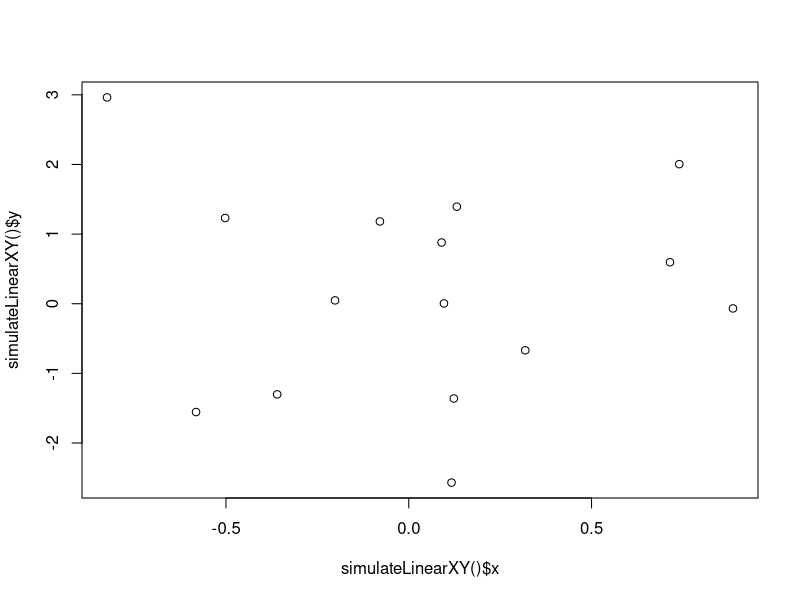
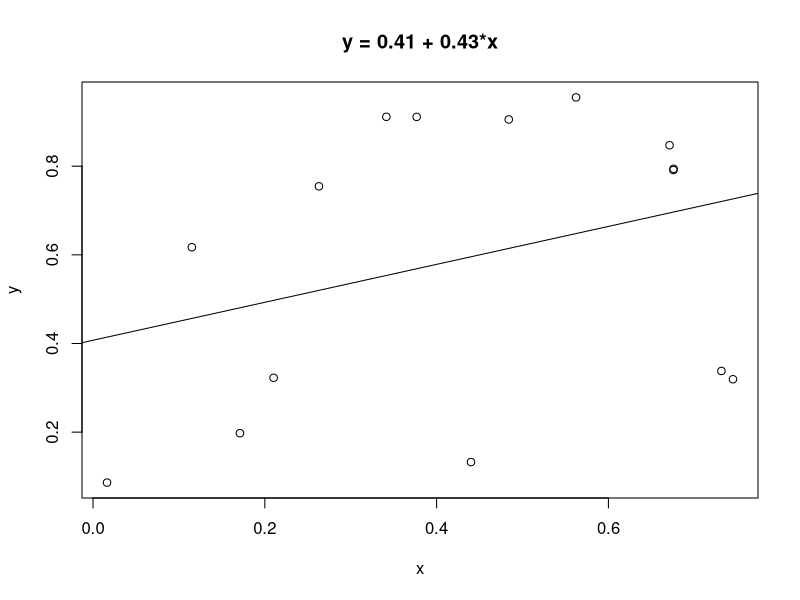
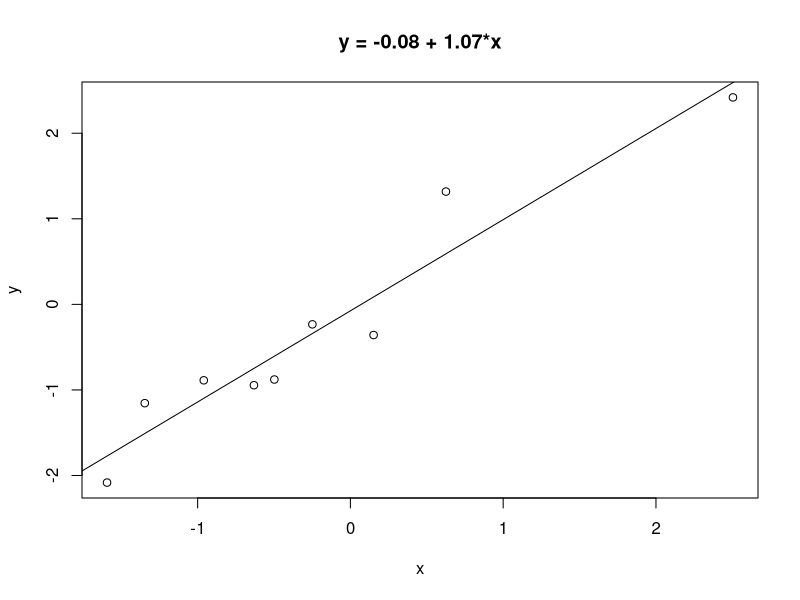

The R script that drew these images, in order:
## ---- chunk 1
knitr::opts_chunk$set(echo = TRUE)
# load packages
library(ggplot2);theme_set(theme_classic())
library(plyr)
library(multcompView)
# set working directory
setwd("C:/Users/Adria/Documents/R/Projects/BIO381/HW7")
# set random number seed
set.seed(100)
## ---- chunk 2
# Define Functions------------------------------------

#########################################################################
#FUNCTION: simulateData
# function to simulate random normal data for a specified experimental setup
#inputs: 
# number of factors, blocks, treatments, replications in experiment
# sample mean and standard deviation of all samples
# the effect of factors, blocks, treatments, replications
#outputs:
#-------------------------------------------------------------------------
simulateLinearXY <- function(
                    n = 15, #number of samples
                    slope = 1,
                    intercept=0,
                    error=1
                    ){
  x = rnorm(n)
  y = intercept + slope*x + error*rnorm(n)
  df <- data.frame(y=y,x=x)
  
  return(df)
}
plot(simulateLinearXY()$x,simulateLinearXY()$y)
#######################################
#FUNCTION: simulateModel
#simulates y as a function of x
#input: x - a vector of x values
#       model - a string containing expression that tranforms x
#             example: for y = 5*x enter model = '5x'
#             check that the expression can be evaluated 
#             by replacing x with 1 and pasting in console (5*1)
#output: z - a list containng:
#             model - a string of the model equation
#             df - data frame of x and y values
#--------------------------------------
simulateModel <- function(
                    x = rnorm(15), #number of samples
                    model = '0 + 1*x + 1*rnorm(length(x))'
                    ){
  y <- eval(parse(text=model))
  df  <- data.frame(y=y,x=x)
  z <- list(model = paste('y = ',model), df = df)
  return(z)
} 
simulateModel()

###################################
#///FUNCTION: fitSLR
# fits simple linear regression for y as a function of x
#input: df - a dataframe of numeric values, first column = y 
#            df[,1] = y;  df[,2] = x
#outputs: a vectorized summary of lm results
#--------------------------------------
SLR_results <- function(df = NULL){
  if(is.null(df)) df<-data.frame(y=runif(15),x=runif(15))
  . <- lm(df[,1]~df[,2], data=df) # produces results as a list
  b0 <- .$coefficients[1] # vectorized regression outputs
  b1 <- .$coefficients[1] # summarized outputs
  p0 <- summary(.)$coefficients[1,4]
  p1 <- summary(.)$coefficients[2,4]
  r_sq <- summary(.)$r.squared
  . <- c(intercept=b0,slope=b1,p_intercept=p0,p_slope=p1,r_sq=r_sq)
  return(.)
}
SLR_results()
#######################################
#///FUNCTION: MLR_results
#conducts muliple regression and returns list of key results
#input: df - data frame of three or more numeric vectors
#       model - two sided formula object that uses the column 
#               names from the df
#output: a list of key results
#--------------------------------------
MLR_results <- function(df = NULL, model=NULL){
  if(is.null(df)) df<-data.frame(y=runif(15),x1=runif(15),x2=runif(15))
  if(is.null(model)) model <- as.formula('y~x1*x2')
  . <- lm(model, data=df) # produces results as a list
  betas <- .$coefficients # vectorized regression outputs
  betaPs <- summary(.)$coefficients[1:nrow(summary(.)$coefficients),4]
  fstats <- summary(.)$fstatistic
  r_sq <- summary(.)$r.squared
  rmse <- sqrt(mean(residuals(.)^2))
  aic <- AIC(.)
  . <- list(betas=betas,betaPs=betaPs,
            fstats=fstats,r_sq=r_sq,rmse=rmse,aic=aic)
}
MLR_results()

#########################################
#FUNCTION: plotSLR
#plot simple linear regression on xy scatter
#input: df - a two-column datafarme (y,x)
#       slope - slope value
#       intercept - intercept value
#output: plotted regression
plotSLR <- function(df=NULL){
  if(is.null(df)) df<-data.frame(y=runif(15),x=runif(15))
  .<-lm(y~x,data=df)
  eqn <- paste0("y = ",round(.$coefficients[1],2)," + ",round(.$coefficients[2],2),"*x")
  plot(y=df[,1],x=df[,2],main=eqn,ylab=colnames(df)[1],xlab=colnames(df)[2])
  abline(.)
}
plotSLR()
## ---- chunk 3
# Main Program----------------------------------------

# set global parameters
alpha <- 0.01 #significance level - 95% confidence
p <- 1 #p value of statistical test
b0 <- 0 # b0 is the y-intercept parameter
b1 <- 1 #b1 is the slope parameter
E <- 0.5 # sample error or variance
n = 2 #number of samples
pVals <- rep(NULL,n)
#
                        

# Objective 1:
# determine the number of samples needed to have a significant result
while (p >= alpha){
  n <- n + 1
  for (i in seq(1,100)){
    myData <- simulateLinearXY(n=n,slope=b1,intercept=b0,error=E)
    myResults <- SLR_results(myData)
    if (i == 1){
      pVals[i]<- myResults['p_slope']
    }else {
    pVals[i]<- myResults['p_slope']
    }
  }
  p <- mean(pVals)
  #p <- mean(pVals<alpha)
}
print(c("number of samples"=n))
plotSLR(df=myData) 
#plotSLR(df=myData) 
# END PROGRAM-----------------------------------------
